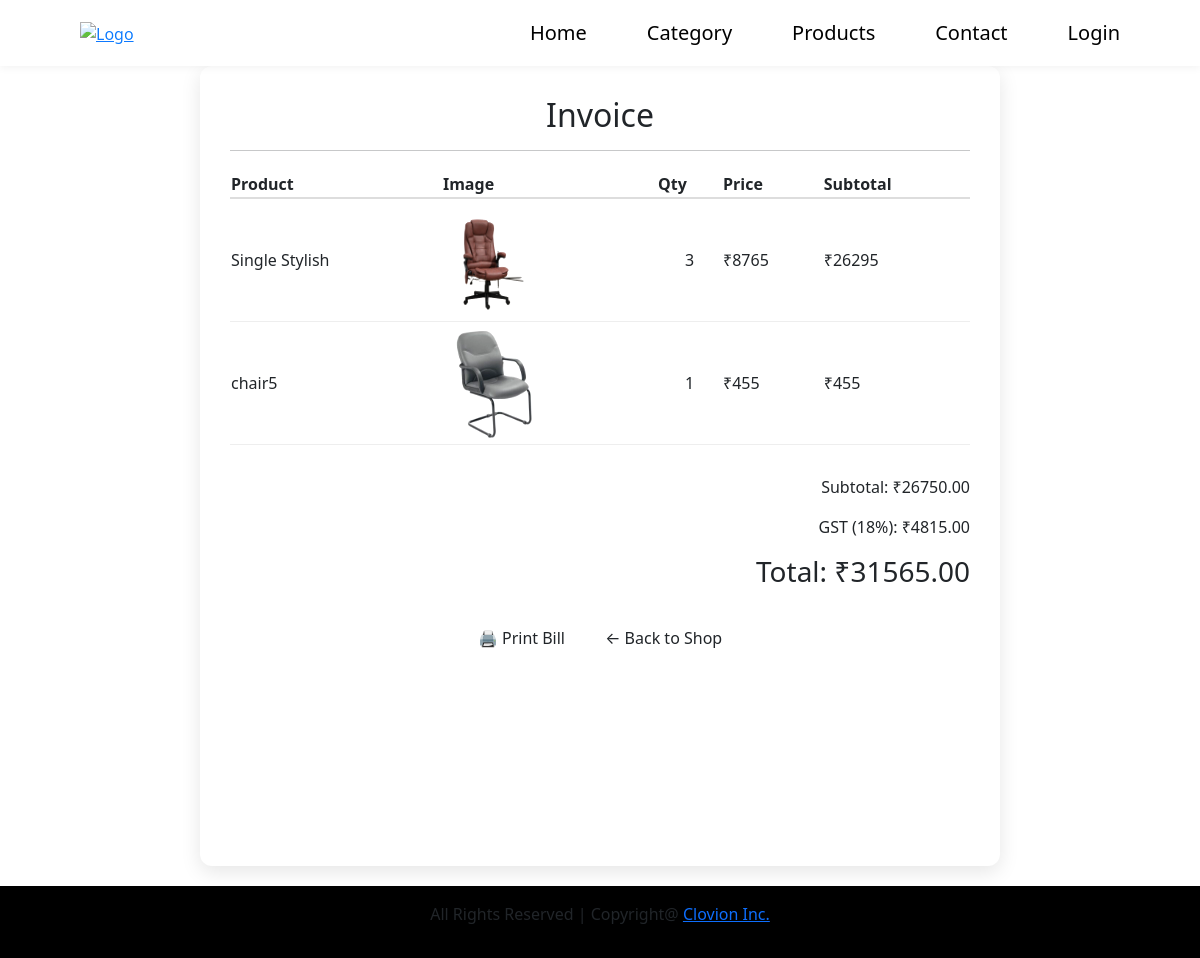
Screenshot of /checkout/ (signed in) with the database file from the repository.
### home/models.py (models this page shows, shortened)
class Chairs(models.Model):
    image = models.ImageField(upload_to="chairs", height_field=None, width_field=None, max_length=None)
    name = models.CharField(max_length=500)
    description = models.TextField()
    price = models.IntegerField()
    category = models.CharField(max_length=50, choices=CHAIR_CATEGORIES )
    order = models.IntegerField()
    class Meta:
        ordering = ['category', 'order']

### home/views.py (the view)
# urls.py: path('checkout/', views.checkout, name='checkout'),
def checkout(request):
    user_id = request.session.get("user")
    if not user_id:
        return redirect("home:login")
    user = Usermodel.objects.get(id=user_id)
    cart_qs = CartModel.objects.filter(user=user)
    cart_items = []
    subtotal = Decimal("0.00")
    for cart_item in cart_qs:
        product = cart_item.cart
        quantity = cart_item.quantity
        item_total = Decimal(product.price) * quantity
        subtotal += item_total
        cart_items.append({
            'product': product,
            'quantity': quantity,
            'subtotal': item_total
        })
    gst_rate = Decimal('0.18')
    gst_amount = subtotal * gst_rate
    grand_total = subtotal + gst_amount
    return render(request, 'checkout.html', {
        'cart_items': cart_items,
        'subtotal': subtotal,
        'gst_amount': gst_amount,
        'grand_total': grand_total
    })

### home/templates/checkout.html (shortened to what this page needs)
{% extends 'base/base.html' %}
{% block body %}
  <div style="max-width: 800px; margin: auto; background: white; padding: 30px; border-radius: 12px; box-shadow: 0 6px 20px rgba(0,0,0,0.1); height: 100vh;">
    <h2 style="text-align:center;">Invoice</h2>
    <hr />
    <table style="width: 100%; margin-top: 20px; border-collapse: collapse;">
      <thead>
        <tr style="border-bottom: 2px solid #ddd;">
          <th style="text-align: left;">Product</th>
          <th>Image</th>
          <th>Qty</th>
          <th>Price</th>
          <th>Subtotal</th>
        </tr>
      </thead>
      <tbody>
        {% for item in cart_items %}
          <tr style="border-bottom: 1px solid #eee;">
            <td>{{ item.product.name }}</td>
            <td>
              <img src="{{ item.product.image.url }}" alt="{{ item.product.name }}" style="height: 120px; width: 100px;" />
            </td>
            <td style="text-align: center;">{{ item.quantity }}</td>
            <td>₹{{ item.product.price }}</td>
            <td>₹{{ item.subtotal }}</td>
          </tr>
        {% endfor %}
      </tbody>
    </table>
    <div style="margin-top: 30px; text-align: right;">
      <p>Subtotal: ₹{{ subtotal }}</p>
      <p>GST (18%): ₹{{ gst_amount|floatformat:2 }}</p>
      <h3>Total: ₹{{ grand_total|floatformat:2 }}</h3>
    </div>
    <div style="text-align: center; margin-top: 30px;">
      <button onclick="window.print()" class="btn">🖨️ Print Bill</button>
      <a href="{% url 'home:home' %}" class="btn" style="margin-left: 10px;">← Back to Shop</a>
    </div>
  </div>
{% endblock %}

### home/templates/base/navbar.html (style rules this page uses)
img { background-color: whitesmoke; filter: brightness(1.1); }

### rows the page displays
Chairs: product.name "Single Stylish", product.image (picture), quantity "3", product.price "8765", subtotal "26295"
Chairs: product.name "chair5", product.image (picture), quantity "1", product.price "455", subtotal "455"

### other values shown
{{ subtotal }} "26750.00"
{{ gst_amount|floatformat:2 }} "4815.00"
{{ grand_total|floatformat:2 }} "31565.00"
